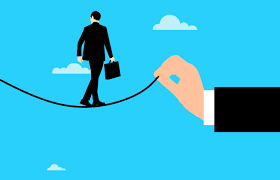
#> input picture Day004_圖片矩陣操作/protect.png, 280 x 180 px, found by its file name
$ jupyter execute Day004_geometric_transform_HW.ipynb
#> lines starting #> are read from the running program, lines starting #| are printed output that depends on the picture
### 作業
實作本篇提到的三大概念

翻轉：實作上下左右的翻轉

縮放：比較鄰近差值與雙立方插值 (或雙線性插值) 的圖片品質

平移：建立 Translation Transformation Matrix 來做平移

[cell 1]
import cv2
import time
import numpy as np

img_path = r'C:\Users\HAO\Documents\GitHub\1st_DL_CVMarathon\Day004_geometric_transform\protect.png'
img = cv2.imread(img_path)
#> img is the input picture: shape (180, 280, 3); mean B, G, R 223.3, 187.5, 48.2

[cell 2]
#水平翻轉
img_hflip = img[:,::-1,:]
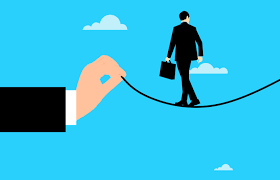
#> img_hflip: shape (180, 280, 3); mean B, G, R 223.3, 187.5, 48.2
#垂直翻轉
img_vflip = img[::-1, :, :]
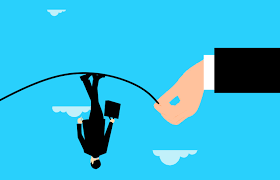
#> img_vflip: shape (180, 280, 3); mean B, G, R 223.3, 187.5, 48.2

# 水平 + 垂直翻轉
img_hvflip = img[::-1, ::-1,:]
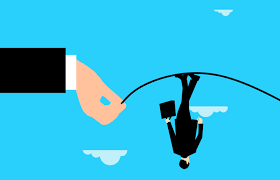
#> img_hvflip: shape (180, 280, 3); mean B, G, R 223.3, 187.5, 48.2

while True:
    cv2.imshow('filp image', img_hvflip)
    k=cv2.waitKey(0)
#> (key Esc is pressed here)
    if k==27:
        cv2.destroyAllWindows()
        break

## 縮放圖片

### 放大
我們先透過縮小圖片去壓縮原有圖片保有的資訊，再放大比較不同方法之間的速度與圖片品質

[cell 3]
# 將圖片壓縮成原來的20%
img_test = cv2.resize(img, None, fx=0.2, fy=0.2)
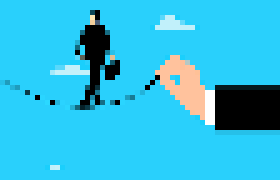
#> img_test: shape (36, 56, 3) (shown 5 times larger); mean B, G, R 223.6, 187.7, 48.2

# 將圖片放大為"小圖片"的 8 倍大 = 原圖的 1.6 倍大
fx, fy = 8,8

#鄰近差值scale +計算花費時間
start_time = time.time()
img_area_scale = cv2.resize(img_test, None, fx=fx, fy=fy, interpolation= cv2.INTER_NEAREST)
print('INTER_NEAREST zoom cost{}'.format(time.time()-start_time))

#雙立方差補cale +計算花費時間
start_time = time.time()
img_cubic_scale = cv2.resize(img_test, None, fx=fx, fy=fy, interpolation= cv2.INTER_CUBIC)
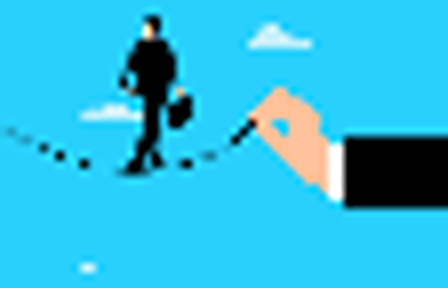
#> img_cubic_scale: shape (288, 448, 3); mean B, G, R 223.5, 188.1, 48.1
print('INTER_NEAREST zoom cost{}'.format(time.time()-start_time))

# 組合 + 顯示圖片
# orig_img = cv2.resize(img_area_scale, img_cubic_scale.shape[:2][::-1])
img_zoom = np.hstack((img_area_scale, img_cubic_scale))  #水平軸大小需一致
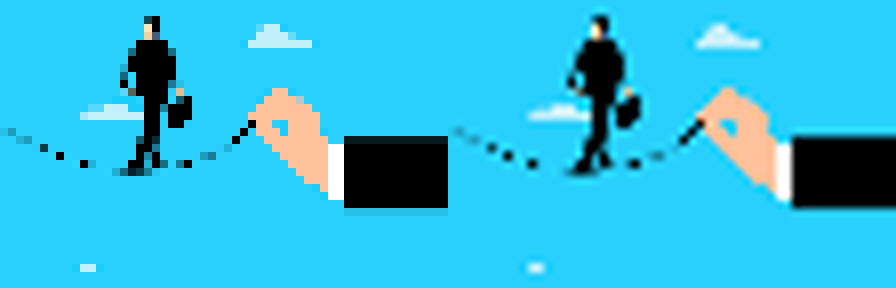
#> img_zoom: shape (288, 896, 3); mean B, G, R 223.5, 187.9, 48.2
while True:
    cv2.imshow('zoom_image', img_zoom)
    k = cv2.waitKey(0)
#> (key Esc is pressed here)
    if k ==27:
        cv2.destroyAllWindows()
        break

## 平移幾何轉換

[cell 4]
# 設定 translation transformation matrix
# x 平移 50 pixel; y 平移 10 pixel
M = np.array([[1,0,50],[0,1,10]], dtype= np.float32)
img_shift = cv2.warpAffine(img, M, (img.shape[1], img.shape[0]))
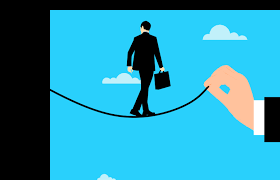
#> img_shift: shape (180, 280, 3); mean B, G, R 178.1, 150.1, 40.9

#組合圖片
shift_img = np.hstack((img, img_shift))
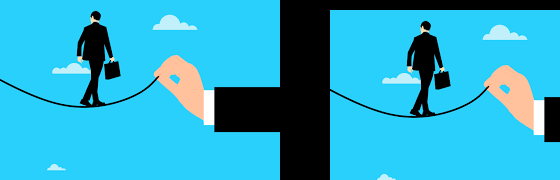
#> shift_img: shape (180, 560, 3); mean B, G, R 200.7, 168.8, 44.6
while True:
    cv2.imshow('shift_img', shift_img)
    k = cv2.waitKey(0)
#> (key Esc is pressed here)
    if k==27:
        cv2.destroyAllWindows()
        break
